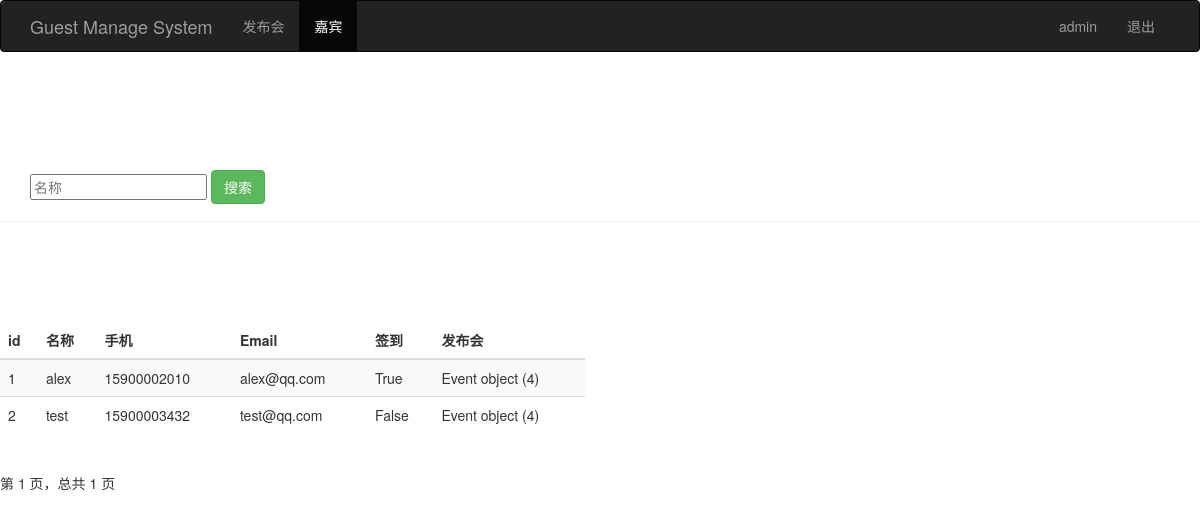
The page /guest_manage/ (signed in) on the database its author committed.
### sign/models.py (models this page shows, shortened)
class Guest(models.Model):
    event = models.ForeignKey(Event, on_delete=models.DO_NOTHING,)                    # 关联发布会id
    real_name = models.CharField(max_length=64)         # 姓名
    phone = models.CharField(max_length=16)             # 手机号
    email = models.EmailField()                         # 邮箱
    sign = models.BooleanField()                        # 签到状态
    create_time = models.DateTimeField(auto_now=True)   # 创建时间
    class Meta:
        unique_together = ("event", "phone")

class Event(models.Model):
    name = models.CharField(max_length=100)             # 发布会标题
    limit = models.IntegerField()                       # 参加人数
    status = models.BooleanField()                      # 状态
    address = models.CharField(max_length=200)          # 地址
    start_time = models.DateTimeField('events time')    # 发布会时间
    create_time = models.DateTimeField(auto_now=True)   # 创建时间（自动获取当前时间）

### sign/views.py (the view)
# urls.py: path('guest_manage/', views.guest_manage),
@login_required
def guest_manage(request):
    username = request.session.get('user', '')
    guest_list = Guest.objects.all()
    paginator = Paginator(guest_list, 2)
    page = request.GET.get('page')
    try:
        contacts = paginator.page(page)
    except PageNotAnInteger:
        contacts = paginator.page(1)
    except EmptyPage:
        contacts = paginator.page(paginator.num_pages)
    return render(request, "guest_manage.html", {"user": username, "guests": contacts})

### sign/templates/guest_manage.html (shortened to what this page needs)
<!DOCTYPE html>
<html lang="zh-CN">
<head>
    {% load bootstrap3 %}
    {% bootstrap_css %}
</head>
<body>
    <nav class="navbar navbar-inverse navabar-fixed-top">
        <div class="container">
            <div class="navbar-header">
                <a class="navbar-brand" href="/event_manage/">Guest Manage System</a>
            </div>
            <div id="navbar" class="collapse navbar-collapse">
                <ul class="nav navbar-nav">
                    <li><a href="/event_manage/">发布会</a></li>
                    <li class="active"><a href="#">嘉宾</a></li>
                </ul>
                <ul class="nav navbar-nav navbar-right">
                    <li><a href="#">{{ user }}</a></li>
                    <li><a href="/logout/">退出</a></li>
                </ul>
            </div>
        </div>
    </nav>
     <div class="page-header" style="padding-top: 70px;">
         <div id="navbar" class="navbar-collapse collapse">
             <form class="navbar-form" method="get" action="/search_name/">
                 <div class="form-group">
                     <input name="name" type="text" placeholder="名称" class="from-control">
                 </div>
                 <botton type="submit" class="btn btn-success">搜索</botton>
             </form>
         </div>
     </div>
    <div class="row" style="padding-top: 80px;">
        <div class="col-md-6">
            <table class="table table-striped">
                <thead>
                <tr>
                    <th>id</th><th>名称</th><th>手机</th><th>Email</th><th>签到</th>
                    <th>发布会</th>
                </tr>
                </thead>
                <tbody>
                  {% for guest in guests %}
                    <tr>
                      <td>{{ guest.id }}</td>
                      <td>{{ guest.real_name }}</td>
                      <td>{{ guest.phone }}</td>
                      <td>{{ guest.email }}</td>
                      <td>{{ guest.sign }}</td>
                      <td>{{ guest.event }}</td>
                    </tr>
                  {% endfor %}
                </tbody>
            </table>
        </div>
    </div>
    <div class="pagination">
        <span class="step_links">
              <span class="current">
                  第 {{ guests.number }} 页，总共 {{ guests.paginator.num_pages }} 页
              </span>
        </span>
    </div>
</body>
</html>

### rows shown on the page
Guest: id "1", real_name "alex", phone "15900002010", email "alex@qq.com", sign "True", event "Event object (4)"
Guest: id "2", real_name "test", phone "15900003432", email "test@qq.com", sign "False", event "Event object (4)"

### other values the page prints
{{ user }} "admin"
{{ guests.number }} "1"
{{ guests.paginator.num_pages }} "1"
